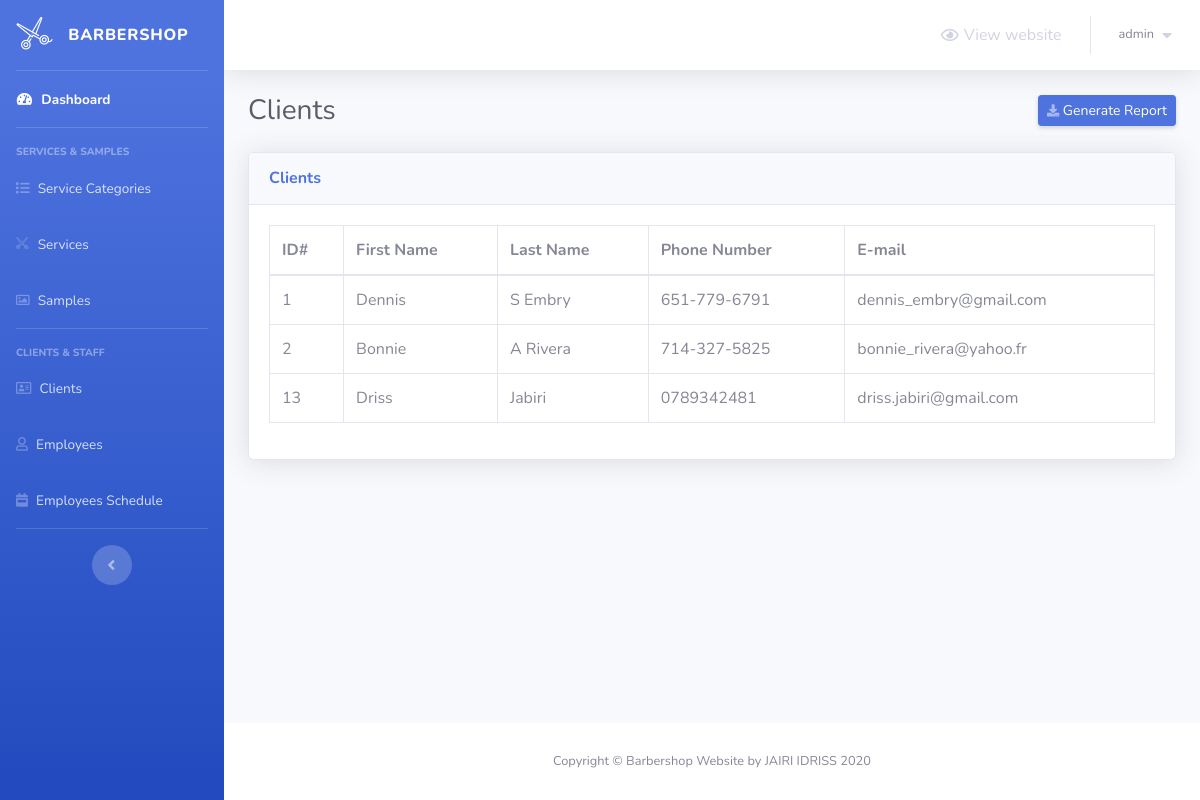
Screenshot of /barber-admin/clients.php (signed in) with the database file from the repository.
### tables this page shows
CREATE TABLE `clients` (
  `client_id` int(5) NOT NULL,
  `first_name` varchar(30) NOT NULL,
  `last_name` varchar(30) NOT NULL,
  `phone_number` varchar(30) NOT NULL,
  `client_email` varchar(50) NOT NULL
);

### barber-admin/clients.php (the view, shortened to what this page needs)
<?php
    include 'Includes/functions/functions.php';
    include 'Includes/templates/header.php';
    if(isset($_SESSION['username_barbershop_Xw211qAAsq4']) && isset($_SESSION['password_barbershop_Xw211qAAsq4']))
    {
?>
        <div class="container-fluid">
            <div class="d-sm-flex align-items-center justify-content-between mb-4">
                <h1 class="h3 mb-0 text-gray-800">Clients</h1>
                <a href="#" class="d-none d-sm-inline-block btn btn-sm btn-primary shadow-sm">
                    <i class="fas fa-download fa-sm text-white-50"></i>
                    Generate Report
                </a>
            </div>
            <?php
                $stmt = $con->prepare("SELECT * FROM clients");
                $stmt->execute();
                $rows_clients = $stmt->fetchAll();
            ?>
            <div class="card shadow mb-4">
                <div class="card-header py-3">
                    <h6 class="m-0 font-weight-bold text-primary">Clients</h6>
                </div>
                <div class="card-body">
                    <div class="table-responsive">
                        <table class="table table-bordered">
                            <thead>
                                <tr>
                                    <th scope="col">ID#</th>
                                    <th scope="col">First Name</th>
                                    <th scope="col">Last Name</th>
                                    <th scope="col">Phone Number</th>
                                    <th scope="col">E-mail</th>
                                </tr>
                            </thead>
                            <tbody>
                                <?php
                                    foreach($rows_clients as $client)
                                    {
                                        echo "<tr>";
                                            echo "<td>";
                                                echo $client['client_id'];
                                            echo "</td>";
                                            echo "<td>";
                                                echo $client['first_name'];
                                            echo "</td>";
                                            echo "<td>";
                                                echo $client['last_name'];
                                            echo "</td>";
                                            echo "<td>";
                                                echo $client['phone_number'];
                                            echo "</td>";
                                            echo "<td>";
                                                echo $client['client_email'];
                                            echo "</td>";
                                        echo "</tr>";
                                    }
                                ?>
                            </tbody>
                        </table>
                    </div>
                </div>
            </div>
        </div>
<?php
        include 'Includes/templates/footer.php';
    }
    else
    {
        header('Location: login.php');
        exit();
    }
?>

### rows the page displays
clients: client_id "1", first_name "Dennis", last_name "S Embry", phone_number "651-779-6791", client_email "dennis_embry@gmail.com"
clients: client_id "2", first_name "Bonnie", last_name "A Rivera", phone_number "714-327-5825", client_email "bonnie_rivera@yahoo.fr"
clients: client_id "13", first_name "Driss", last_name "Jabiri", phone_number "0789342481", client_email "driss.jabiri@gmail.com"

### other values shown
$_SESSION['username_barbershop_Xw211qAAsq4'] "admin"
